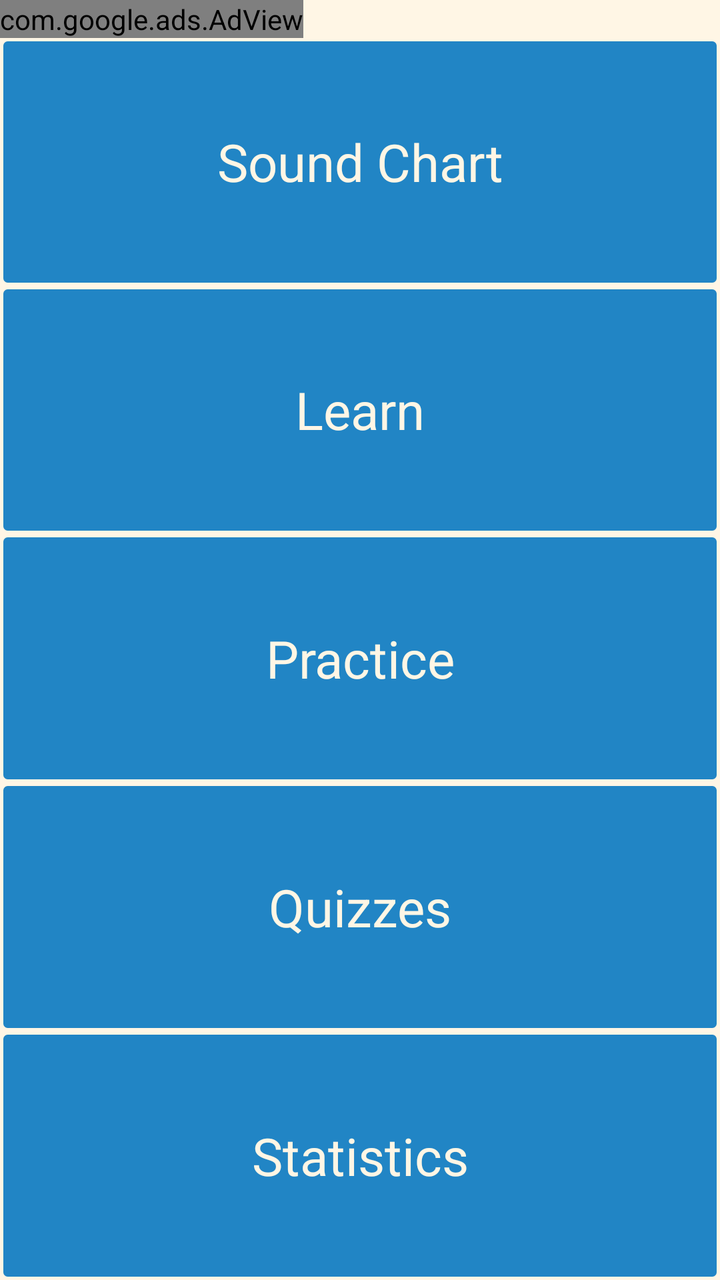
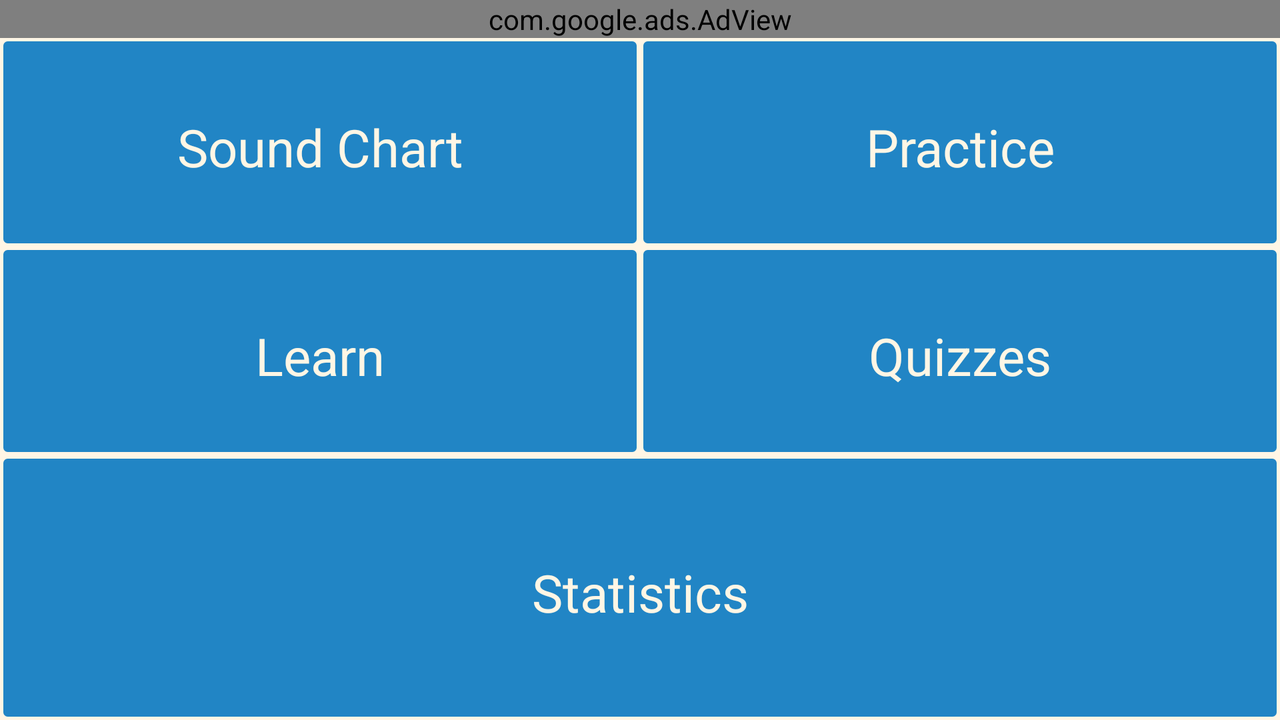

Compare how this app lays out the same screen by default and in its alternative resource folder. The renders come first, then the two layout files and the values they reference.
<!-- AndroidManifest.xml: application theme AppTheme -->
<!-- res/layout/activity_min_pairs.xml -->
<FrameLayout xmlns:android="http://schemas.android.com/apk/res/android"
    xmlns:tools="http://schemas.android.com/tools"
    xmlns:ads="http://schemas.android.com/apk/lib/com.google.ads"
    android:layout_width="match_parent"
    android:layout_height="match_parent"
    android:background="@color/bckg"
    tools:context=".MinPairsActivity" >

    



    <TextView
        android:id="@+id/fullscreen_content"
        android:layout_width="match_parent"
        android:layout_height="match_parent"
        android:gravity="center"
        android:keepScreenOn="true"
        android:text=""
        android:textColor="#33b5e5"
        android:textSize="50sp"
        android:textStyle="bold" />

    

        <LinearLayout
            android:id="@+id/fullscreen_content_controls"
            android:layout_width="match_parent"
            android:layout_height="match_parent"
            android:layout_gravity="bottom|center_vertical"
            android:background="@color/textWhite"
            android:orientation="vertical"
            tools:ignore="UselessParent" 
            >
 			<com.google.ads.AdView android:id="@+id/adView"
                         android:layout_width="wrap_content"
                         android:layout_height="wrap_content"
                         ads:adUnitId="ca-app-pub-7358405443490326/9543400892"
                         ads:adSize="BANNER"
                         ads.app_name = "MinimalPairs"
                         
                         ads:loadAdOnCreate="true"/>
 			
 			
 			
 			
 			
            <Button
                android:id="@+id/chart_button"
                style="@style/ButtonBar"
                android:layout_width="match_parent"
                android:layout_height="0dp"
                android:layout_weight="1"
                
                android:padding="30dp"
                android:text="@string/chart_button" />

            <Button
                android:id="@+id/listen_button"
                style="@style/ButtonBar"
                android:layout_width="match_parent"
                android:layout_height="0dp"
                android:layout_weight="1"
                android:background="@xml/border"
                android:padding="30dp"
                android:text="@string/listen_button" />

            <Button
                android:id="@+id/practice_button"
                style="@style/ButtonBar"
                android:layout_width="match_parent"
                android:layout_height="0dp"
                android:layout_weight="1"
                android:background="@xml/border"
                android:padding="30dp"
                android:text="@string/practice_button" />

            <Button
                android:id="@+id/quiz_button"
                style="@style/ButtonBar"
                android:layout_width="match_parent"
                android:layout_height="0dp"
                android:layout_weight="1"
                android:background="@xml/border"
                android:padding="30dp"
                android:text="@string/quiz_button" />

            <Button
                android:id="@+id/stats_button"
                style="@style/ButtonBar"
                android:layout_width="match_parent"
                android:layout_height="0dp"
                android:layout_weight="1"
                android:background="@xml/border"
                android:padding="30dp"
                android:text="@string/stats_button" />
        </LinearLayout>

</FrameLayout>
<!-- resources referenced by this layout -->
<resources>
  <color name="bckg">#ff2185C5</color>
  <color name="textWhite">#fffff6e5</color>
  <string name="chart_button">Sound Chart</string>
  <string name="listen_button">Learn</string>
  <string name="practice_button">Practice</string>
  <string name="quiz_button">Quizzes</string>
  <string name="stats_button">Statistics</string>
  <style name="ButtonBar">
          <item name="android:paddingLeft">2dp</item>
          <item name="android:paddingTop">5dp</item>
          <item name="android:paddingRight">2dp</item>
          <item name="android:paddingBottom">0dp</item>
          <item name="android:textColor">@color/textWhite</item>
          <item name="android:textSize">26dp</item>
          <item name="android:gravity">center</item>
          <item name="android:background">@xml/border</item>
      </style>
  <style name="AppTheme" parent="AppBaseTheme">
  
          
          <item name="android:imageButtonStyle">@style/PlayButton</item>
          <item name="android:buttonStyle">@style/ButtonBar</item>
          <item name="android:textColor">@color/textWhite</item>
      </style>
  <style name="AppBaseTheme" parent="android:Theme.Light">
          
  
      </style>
  <style name="PlayButton">
          <item name="android:paddingLeft">2dp</item>
          <item name="android:paddingTop">5dp</item>
          <item name="android:paddingRight">2dp</item>
          <item name="android:paddingBottom">0dp</item>
          <item name="android:textColor">@color/textWhite</item>
          <item name="android:textSize">26dp</item>
          <item name="android:gravity">center</item>
          <item name="android:background">@xml/border</item>
      </style>
</resources>
<!-- res/layout-land/activity_min_pairs.xml (the author's variant of the layout above) -->
<!-- drawn on the phone turned sideways -->
<FrameLayout xmlns:android="http://schemas.android.com/apk/res/android"
    xmlns:tools="http://schemas.android.com/tools"
    xmlns:ads="http://schemas.android.com/apk/lib/com.google.ads"
    android:layout_width="match_parent"
    android:layout_height="match_parent"
    android:background="@color/bckg"
    tools:context=".MinPairsActivity" >

    



    <TextView
        android:id="@+id/fullscreen_content"
        android:layout_width="match_parent"
        android:layout_height="match_parent"
        android:gravity="center"
        android:keepScreenOn="true"
        android:text=""
        android:textColor="#33b5e5"
        android:textSize="50sp"
        android:textStyle="bold" />

    
        <LinearLayout
            android:id="@+id/fullscreen_content_controls"
            android:layout_width="match_parent"
            android:layout_height="match_parent"
            android:layout_gravity="bottom|center_vertical"
            android:background="@color/textWhite"
            android:orientation="vertical"
            tools:ignore="UselessParent" 
            >
    
 			<com.google.ads.AdView
 			    android:id="@+id/adView"
 			    android:layout_width="match_parent"
 			    android:layout_height="wrap_content"
 			    android:layout_gravity="center_horizontal"
 			    ads.app_name="MinimalPairs"
 			    ads:adSize="BANNER"
 			    ads:adUnitId="ca-app-pub-7358405443490326/9543400892"
 			    ads:loadAdOnCreate="true" />

<LinearLayout
    android:layout_width="fill_parent"
    android:layout_height="match_parent"
    android:layout_weight="1" >

            <LinearLayout
                android:layout_width="fill_parent"
                android:layout_height="match_parent"
                android:layout_weight="1"
                android:orientation="vertical" >

                <Button
                    android:id="@+id/chart_button"
                    style="@style/ButtonBar"
                    android:layout_width="match_parent"
                    android:layout_height="match_parent"
                    android:layout_weight="1"
                    android:text="@string/chart_button" />

                <Button
                    android:id="@+id/listen_button"
                    style="@style/ButtonBar"
                    android:layout_width="match_parent"
                    android:layout_height="match_parent"
                    android:layout_weight="1"
                    android:background="@xml/border"
                    android:text="@string/listen_button" />


            </LinearLayout>

<LinearLayout
        android:layout_width="fill_parent"
        android:layout_height="match_parent"
        android:layout_weight="1"
        android:orientation="vertical" >
                            <Button
                    android:id="@+id/practice_button"
                    style="@style/ButtonBar"
                    android:layout_width="match_parent"
                    android:layout_height="match_parent"
                    android:layout_weight="1"
                    android:background="@xml/border"
                    android:text="@string/practice_button" />    
            <Button
                android:id="@+id/quiz_button"
                style="@style/ButtonBar"
                android:layout_weight="1"
                android:layout_width="match_parent"
                android:layout_height="match_parent"
                android:background="@xml/border"
                android:text="@string/quiz_button" />
            
        </LinearLayout>
        
        </LinearLayout>
                    <Button
                android:id="@+id/stats_button"
                style="@style/ButtonBar"
                android:layout_weight="1.5"
                android:layout_width="match_parent"
                android:layout_height="match_parent"
                android:background="@xml/border"
                android:text="@string/stats_button" />
</LinearLayout>
</FrameLayout>
